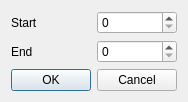
<?xml version="1.0" encoding="UTF-8"?>
<ui version="4.0">
 <class>Dialog</class>
 <widget class="QDialog" name="Dialog">
  <property name="geometry">
   <rect>
    <x>0</x>
    <y>0</y>
    <width>174</width>
    <height>91</height>
   </rect>
  </property>
  <property name="windowTitle">
   <string>Slice data</string>
  </property>
  <layout class="QGridLayout" name="gridLayout">
   <item row="0" column="1">
    <widget class="QSpinBox" name="spin_start">
     <property name="maximum">
      <number>999999999</number>
     </property>
    </widget>
   </item>
   <item row="0" column="0">
    <widget class="QLabel" name="label">
     <property name="text">
      <string>Start</string>
     </property>
    </widget>
   </item>
   <item row="2" column="0" colspan="2">
    <widget class="QDialogButtonBox" name="buttonBox">
     <property name="orientation">
      <enum>Qt::Horizontal</enum>
     </property>
     <property name="standardButtons">
      <set>QDialogButtonBox::Cancel|QDialogButtonBox::Ok</set>
     </property>
    </widget>
   </item>
   <item row="1" column="0">
    <widget class="QLabel" name="label_2">
     <property name="text">
      <string>End</string>
     </property>
    </widget>
   </item>
   <item row="1" column="1">
    <widget class="QSpinBox" name="spin_end">
     <property name="maximum">
      <number>999999999</number>
     </property>
    </widget>
   </item>
  </layout>
 </widget>
 <resources/>
 <connections/>
</ui>
